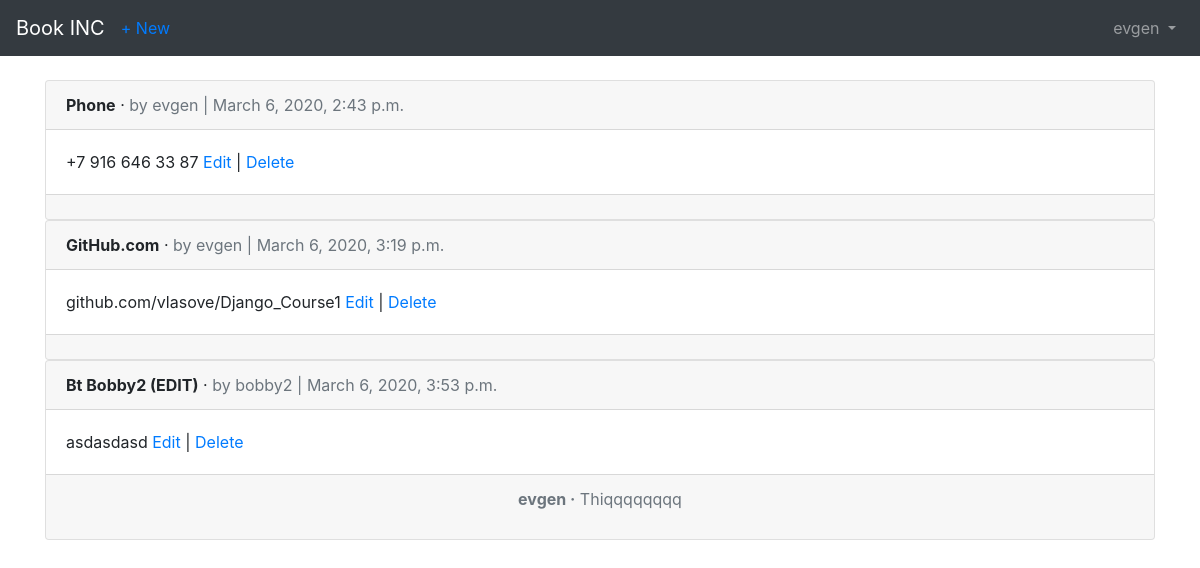
The app's page /posts/ (signed in) with its own data.
### users/models.py (models this page shows)
class CustomUser(AbstractUser):
  age = models.PositiveIntegerField(null = True, blank = True)

### posts/models.py (models this page shows, shortened)
class Post(models.Model):
  title = models.CharField(max_length=100)
  body = models.TextField()
  date = models.DateTimeField(auto_now_add=True)
  author = models.ForeignKey(
    get_user_model(),
    on_delete= models.CASCADE,
  )

class Comment(models.Model):
  post = models.ForeignKey(
    Post,
    on_delete=models.CASCADE,
    related_name='comments'
  )
  comment = models.CharField(max_length=150)
  author = models.ForeignKey(
    get_user_model(),
    on_delete= models.CASCADE,
    related_name='comments',
  )
  def __str__(self):
    return self.comment

### posts/views.py (the view)
# urls.py: path('', PostListView.as_view(), name='posts_list'),
class PostListView(LoginRequiredMixin, ListView):
  model = Post
  template_name = 'posts/posts_list.html'
  context_object_name = 'posts_list'
  login_url = 'login'

### templates/posts/posts_list.html
{% extends 'base.html' %}
{% block content %}
  {% for post in posts_list %}
    <div class="card">
      <div class="card-header">
        <span class="font-weight-bold">{{post.title}}</span> &middot;
        <span class="text-muted">
          by {{post.author}}
          |
          {{post.date}}
        </span>
      </div>
      <div class="card-body">
        {{post.body}}
        <a href="{% url 'post_edit' post.pk %}">Edit</a>
        |
        <a href="{% url 'post_delete' post.pk %}">Delete</a>
      </div>
      <div class="card-footer text-center text-muted">
          {% for comment in post.comments.all %}
            <p>
              <span class="font-weight-bold">{{comment.author}} &middot;</span>
              {{comment}}
            </p>
          {% endfor %}
      </div>
    </div>
  {% endfor %}
{% endblock content %}

### templates/base.html (shortened to what this page needs)
<!doctype html>
<html lang="en">
<head>
<link rel="stylesheet"
href="https://stackpath.bootstrapcdn.com/bootstrap/4.1.3/css/\
bootstrap.min.css"
integrity="sha384-MCw98/SFnGE8fJT3GXwEOngsV7Zt27NXFoaoApmYm81i\
uXoPkFOJwJ8ERdknLPMO"
crossorigin="anonymous">
</head>
<body>
<nav class="navbar navbar-expand-md navbar-dark bg-dark mb-4">
  <a class="navbar-brand" href="{% url 'home' %}">Book INC</a>
    {% if user.is_authenticated %}
      <ul class="navbar-nav mr-auto">
        <li class="nav-item">
          <a href="{% url 'post_new' %}">
            + New
          </a>
        </li>
      </ul>
    {% endif %}
<div class="collapse navbar-collapse" id="navbarCollapse">
{% if user.is_authenticated %}
<ul class="navbar-nav ml-auto">
<li class="nav-item">
<a class="nav-link dropdown-toggle" href="#" id="userMenu"
data-toggle="dropdown" aria-haspopup="true"
aria-expanded="false">
{{ user.username }}
</a>
</li>
</ul>
{% endif %}
</div>
</nav>
<div class="container">
{% block content %}
{% endblock content %}
</div>
</body>
</html>

### records on screen
CustomUser: username "evgen"
Post: title "Phone", author "evgen", date "March 6, 2020, 2:43 p.m.", body "+7 916 646 33 87"
Post: title "GitHub.com", author "evgen", date "March 6, 2020, 3:19 p.m.", body "github.com/vlasove/Django_Course1"
Post: title "Bt Bobby2 (EDIT)", author "bobby2", date "March 6, 2020, 3:53 p.m.", body "asdasdasd"
Comment: author "evgen", comment "Thiqqqqqqqq"
